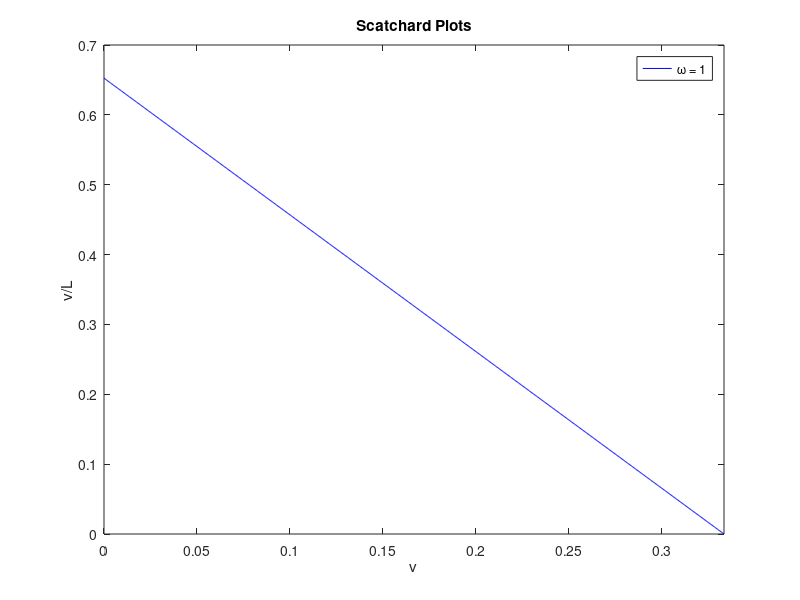

The MATLAB script that drew this image:
clear all;
close all;

% Simple recreation of Scatchard plots. Uses equations from MVH paper for
% cooperative and noncooperative systems.

K = 1;  %kinetic association constant
n = 3;  %protein length

w = 1;  %cooperativity constant

x = [0:(1/n)/1000:1/n];    %x-values for scatchard plot

Y_NonCoop = K.*(1-(n.*x)).*((1-(n.*x))/(1-(n-1).*x)).^(n-1);

figure(1);
plot(x,Y_NonCoop,'b');
hold on;
%plot(v,Y_Coop,'r');
xlim([0 max(x)]);
xlabel('v');
%ylim([0 (max(Y_Coop)+0.1*max(Y_Coop))]);
ylabel('v/L');
title('Scatchard Plots');
legend('\omega = 1',['\omega = ', num2str(w)]);